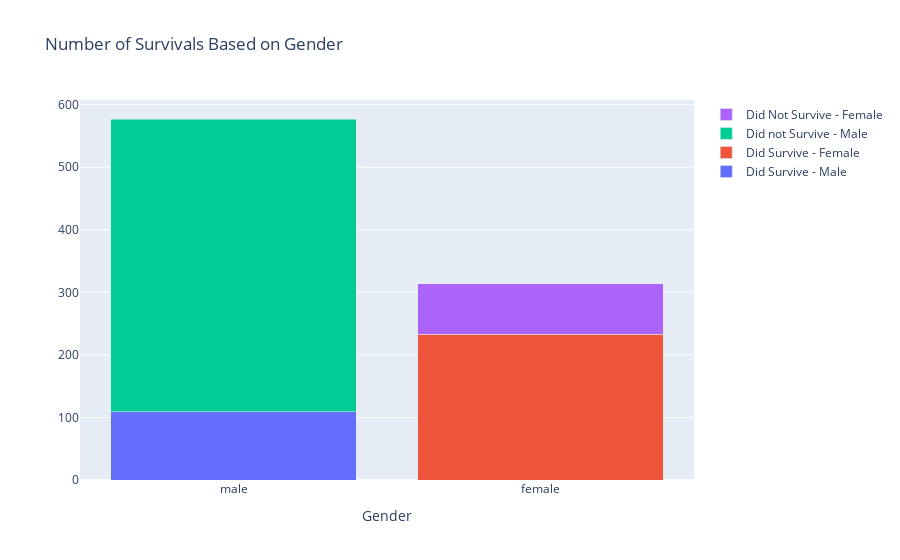

Notebook source saved alongside this figure:
### Code cell
trace1 = {
  'x':survived_male_df['Sex'],
  'y': survived_male_df['Sex'].value_counts(),
  'name': 'Did Survive - Male',
   'type': 'bar'
};
trace2 = {
  'x':survived_female_df['Sex'],
  'y': survived_female_df['Sex'].value_counts(),
  'name': 'Did Survive - Female',
  'type': 'bar'
};

trace3 = {
  'x':not_survive_male_df['Sex'],
  'y': not_survive_male_df['Sex'].value_counts(),
  'name': 'Did not Survive - Male',
   'type': 'bar'
};

trace4 = {
  'x':not_survive_female_df['Sex'],
  'y': not_survive_female_df['Sex'].value_counts(),
  'name': 'Did Not Survive - Female',
  'type': 'bar'
};
data = [trace1, trace2,trace3, trace4];
layout = {
  'xaxis': {'title': 'Gender'},
  'barmode': 'stack',
  'title': 'Number of Survivals Based on Gender'
};

fig = go.Figure(dict(data = data, layout = layout))


fig.show()

### Figure 1 — Plotly figure (JSON) as saved in the notebook; plotly's stock layout.template omitted (floating-point values rounded to 4 significant figures; data arrays with more than 128 entries replaced by an {"elided": "..."} marker saying what was removed)
{"data": [{"name": "Did Survive - Male", "type": "bar", "x": ["male", "male", "male", "male", "male", "male", "male", "male", "male", "male", "male", "male", "male", "male", "male", "male", "male", "male", "male", "male", "male", "male", "male", "male", "male", "male", "male", "male", "male", "male", "male", "male", "male", "male", "male", "male", "male", "male", "male", "male", "male", "male", "male", "male", "male", "male", "male", "male", "male", "male", "male", "male", "male", "male", "male", "male", "male", "male", "male", "male", "male", "male", "male", "male", "male", "male", "male", "male", "male", "male", "male", "male", "male", "male", "male", "male", "male", "male", "male", "male", "male", "male", "male", "male", "male", "male", "male", "male", "male", "male", "male", "male", "male", "male", "male", "male", "male", "male", "male", "male", "male", "male", "male", "male", "male", "male", "male", "male", "male"], "y": [109]}, {"name": "Did Survive - Female", "type": "bar", "x": {"elided": "233 str values"}, "y": [233]}, {"name": "Did not Survive - Male", "type": "bar", "x": {"elided": "468 str values"}, "y": [468]}, {"name": "Did Not Survive - Female", "type": "bar", "x": ["female", "female", "female", "female", "female", "female", "female", "female", "female", "female", "female", "female", "female", "female", "female", "female", "female", "female", "female", "female", "female", "female", "female", "female", "female", "female", "female", "female", "female", "female", "female", "female", "female", "female", "female", "female", "female", "female", "female", "female", "female", "female", "female", "female", "female", "female", "female", "female", "female", "female", "female", "female", "female", "female", "female", "female", "female", "female", "female", "female", "female", "female", "female", "female", "female", "female", "female", "female", "female", "female", "female", "female", "female", "female", "female", "female", "female", "female", "female", "female", "female"], "y": [81]}], "layout": {"barmode": "stack", "title": {"text": "Number of Survivals Based on Gender"}, "xaxis": {"title": {"text": "Gender"}}}}
